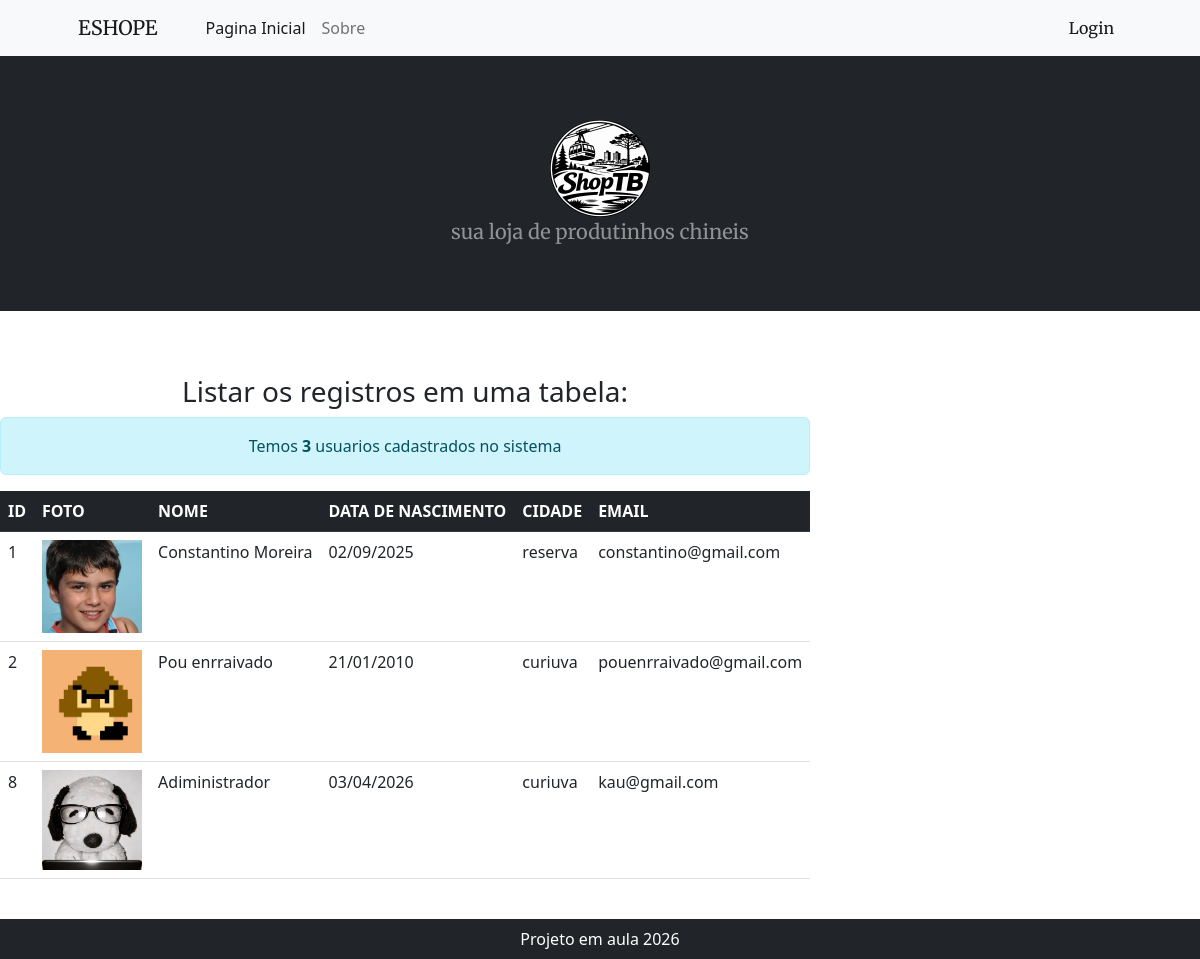
Screenshot of /TADS3KAU/projetin1/listarRegistrosTabela.php with the database file from the repository.
### tables this page shows
CREATE TABLE `usuarios` (
  `idUsuario` int NOT NULL,
  `fotoUsuario` varchar(100) NOT NULL,
  `nomeUsuario` varchar(50) NOT NULL,
  `dataUsuario` date NOT NULL,
  `cidadeUsuario` varchar(30) NOT NULL,
  `emailUsuario` varchar(60) NOT NULL,
  `senhaUsuario` varchar(100) NOT NULL,
  `nivelUsuario` varchar(15) NOT NULL
);

### TADS3KAU/projetin1/listarRegistrosTabela.php (the view, shortened to what this page needs)
<?php
    include "header.php";
?>
<section class="py-5">
    <div class="d-flex justify-content mt-3 mb-3">
        <div class="row">
            <div class="col">
        <?php
            echo "<h3 class='text-center'>Listar os registros em uma tabela:</h3>";
            $listaUsuarios = "SELECT * FROM Usuarios";
            include "conexaoBD.php";
            $res = mysqli_query($conn, $listaUsuarios) or die("Erro ao tentar listar");
            $totalUsuarios = mysqli_num_rows($res);
            echo
               " <div class='alert alert-info text-center'>Temos <strong>$totalUsuarios</strong> usuarios cadastrados no sistema</div>";
            echo"
                <table class='table'>
                    <thead class='table-dark'>
                        <tr>
                            <th>ID</th>
                            <th>FOTO</th>
                            <th>NOME</th>
                            <th>DATA DE NASCIMENTO</th>
                            <th>CIDADE</th>
                            <th>EMAIL</th>
                        </tr>
                    </thead>
                ";
            while($registro = mysqli_fetch_assoc($res)){
                $idUsuario     = $registro ['idUsuario'];
                $fotoUsuario   = $registro ['fotoUsuario'];
                $nomeUsuario   = $registro ['nomeUsuario'];
                $dataUsuario   = $registro ['dataUsuario'];
                $dia           = substr($dataUsuario, 8, 2);
                $mes           = substr($dataUsuario, 5, 2);
                $ano           = substr($dataUsuario, 0, 4);
                $cidadeUsuario = $registro ['cidadeUsuario'];
                $emailUsuario  = $registro ['emailUsuario'];
                echo"
                    <tr>
                            <td>$idUsuario</td>
                            <td> <img src='$fotoUsuario' style = 'width:100px'></td>
                            <td>$nomeUsuario</td>
                            <td>$dia/$mes/$ano</td>
                            <td>$cidadeUsuario</td>
                            <td>$emailUsuario</td>
                     </tr>
                     ";
            }
            echo "</table>";
        ?>
            </div>
        </div>
    </div>
</section>
<?php
    include "footer.php";
?>

### rows the page displays
usuarios: idUsuario "1", fotoUsuario (picture), nomeUsuario "Constantino Moreira", dataUsuario "02", dataUsuario "09", dataUsuario "2025", cidadeUsuario "reserva", emailUsuario "constantino@gmail.com"
usuarios: idUsuario "2", fotoUsuario (picture), nomeUsuario "Pou enrraivado", dataUsuario "21", dataUsuario "01", dataUsuario "2010", cidadeUsuario "curiuva", emailUsuario "pouenrraivado@gmail.com"
usuarios: idUsuario "8", fotoUsuario (picture), nomeUsuario "Adiministrador", dataUsuario "03", dataUsuario "04", dataUsuario "2026", cidadeUsuario "curiuva", emailUsuario "kau@gmail.com"

### other values shown
$totalUsuarios "3"
